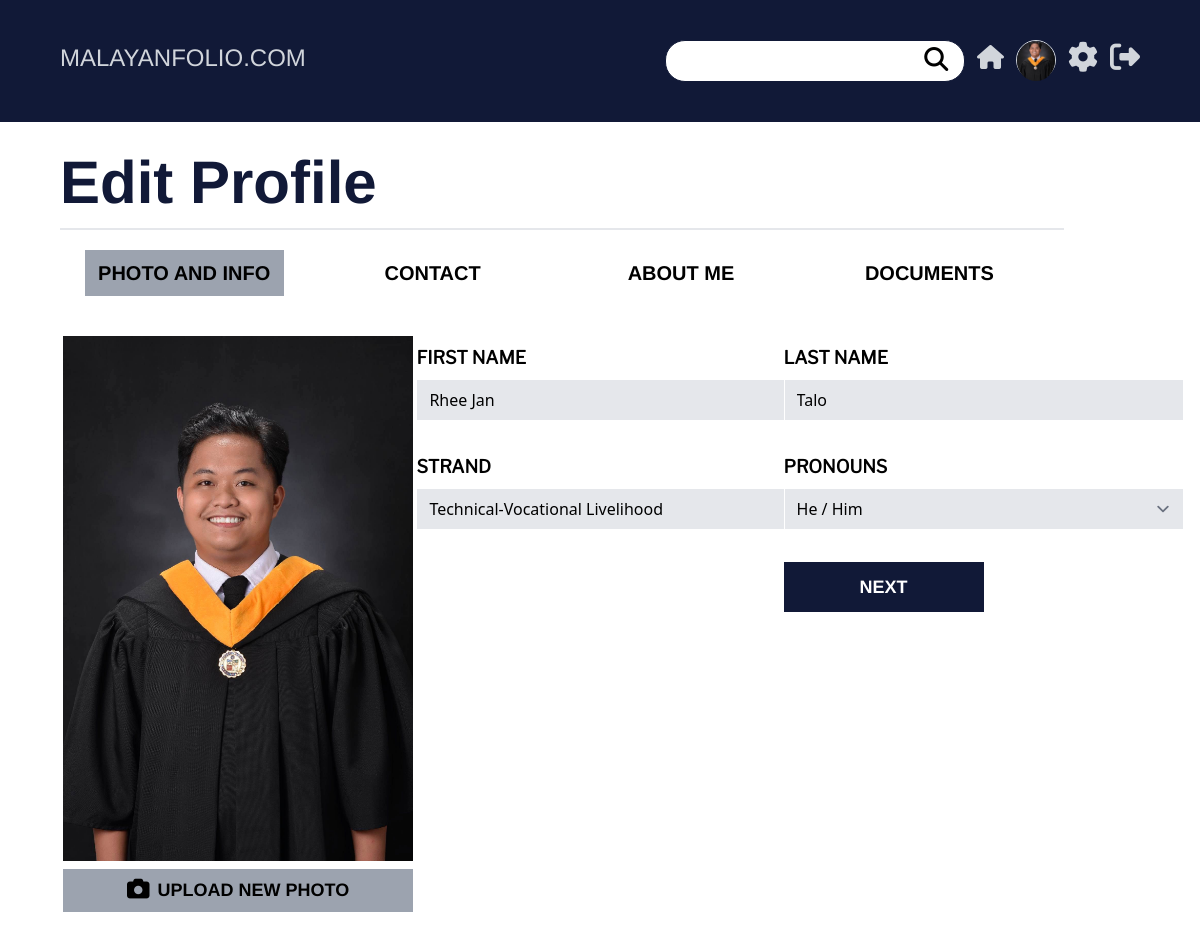
Screenshot of /profiles/edit_profile/profile-and-info (signed in) with the database file from the repository.
### profiles/models.py (models this page shows, shortened)
class UserProfile(models.Model):
    class Strands(models.TextChoices):
            STEM = "STEM", _("Science, Technology, Engineering, And Mathematics")
            ABM = "ABM", _("Accountancy, Business, and Management")
            HUMSS = "HUMSS",_("Humanities and Social Sciences")
            TVL = "TVL", _("Technical-Vocational Livelihood")
            ADT = "ADT",_("Arts and Design")
            ICT = "ICT", _("Information and Communications Technology")
    class Pronouns(models.TextChoices):
        F = "F", _("She / Her")
        M = "M", _("He / Him")
        T = "T",_("They / Them")
        AP = "AP", _("Any Pronouns")
        X = "X",_("Rather Not Say")
    user_id = models.ForeignKey(settings.AUTH_USER_MODEL, on_delete=models.CASCADE, db_constraint=False)
    fname = models.CharField(max_length=255, null=True, blank=True)
    lname = models.CharField(max_length=255, null=True, blank=True)
    strand = models.CharField(max_length=100, choices=Strands.choices, null=True, blank=True)
    pronouns = models.CharField(max_length=100, choices=Pronouns.choices, null=True, blank=True)
    pfp = models.ImageField(upload_to = 'images', null=True, blank=True)
    email = models.EmailField(max_length=120, null=True, blank=True)
    onedlink = models.URLField(max_length=200, null=True, blank=True)
    about = models.CharField(max_length=2550, null=True, blank=True)

### profiles/views.py (the view)
@login_required
def EditProfile(request):
    userProfile = UserProfile.objects.get(user_id = get_user_account(request))
    form = UserProfileForm(request.POST,request.FILES)
    context={
        'userProfile' : userProfile,
        'form':form
    }
    if request.method=="POST":
        save_profile(request, userProfile)
        messages.success(request, "Profile successfully Edited")
        return redirect('edit-profile-contact')
    return render(request, 'profile/edit_profile.html', context)

### profiles/forms.py
class UserProfileForm(forms.ModelForm):
    class Meta:
        model = UserProfile
        fields = (
            "fname",
            "lname",
            "strand",
            "pronouns",
            "pfp",
        )
    def __init__(self, *args, **kwargs):
        super().__init__(*args, **kwargs)
        self.fields["fname"].required = True
        self.fields["lname"].required = True
        self.fields["strand"].required = True
        self.fields["pronouns"].required = True
        self.fields["pfp"].required = True

### profiles/views.py (called while the page is built)
def get_user_account(request):
    return request.user.id

### templates/profile/edit_profile.html (shortened to what this page needs)
{% extends "base.html" %}
{% block content %}
{% load static %}
<div class="w-[90%] m-auto h-screen mt-4">
    <p class="ArimoBold text-[60px] text-[#111937]">Edit Profile</p>
    <hr class="border-[1px] w-[93%]">
    <div class="flex flex-row">
        <div class="w-[23%] py-5 text-center">
            <a href='{% url "edit-profile" %}'><div class="w-[80%] m-auto py-2 bg-gray-400 cursor-pointer">
                <span class="ArimoBold text-[20px]">PHOTO AND INFO</span>
            </div></a>
        </div>
        <div class="w-[23%] py-5 text-center">
            <a href='{% url "edit-profile-contact" %}'><div class="w-[80%] m-auto py-2 hover:bg-gray-400 cursor-pointer">
                <span class="ArimoBold text-[20px]">CONTACT</span>
            </div></a>
        </div>
        <div class="w-[23%] py-5 text-center">
            <a href='{% url "edit-profile-about-me" %}'><div class="w-[80%] m-auto py-2 hover:bg-gray-400 cursor-pointer">
                <span class="ArimoBold text-[20px]">ABOUT ME</span>
            </div></a>
        </div>
        <div class="w-[23%] py-5 text-center">
            <a href='{% url "edit-documents" %}'><div class="w-[80%] m-auto py-2 hover:bg-gray-400 cursor-pointer">
                <span class="ArimoBold text-[20px]">DOCUMENTS</span>
            </div></a>
        </div>
    </div>
<form method="POST" enctype="multipart/form-data">{% csrf_token %}
    <div class="flex flex-row mt-5">
        <div class="w-[33%] pb-10">
            <div class="flex-row flex justify-center">
                {% if userProfile.pfp %}
                <img src="{{ userProfile.pfp.url }}" class="w-[350px] " id="img_container">
                {% else %}
                <img src="{% static 'images/no-image.jpg' %}" class="w-[350px] " id="img_container">
                {% endif %}
            </div>
            <div class="flex-row flex justify-center mt-2">
                <label for="img_file" class="ArimoBold px-[64px] py-2 bg-gray-400 text-center cursor-pointer "><i class="fa-solid fa-camera fa-lg mr-2"></i>UPLOAD NEW PHOTO</label>
            </div>
        </div>
        <div class="w-[34%]">
            <div class="mt-2">
                <label><b>FIRST NAME </b></label><br>
                <input
                id="{{ form.fname.id_for_label }}"
                name="{{ form.fname.html_name }}"
                value="{{ userProfile.fname|default_if_none:'' }}"
                type="text" class="bg-gray-200 border-[1px] border-white w-[400px] mt-2" required>
            </div>
            <div class="mt-8">
                <label for="{{ form.strand.id_for_label }}"><b>STRAND</b></label><br>
                <select class="bg-gray-200 border-[1px] border-white w-[400px] mt-2"
                        id="{{ form.strand.id_for_label }}"
                        name="{{ form.strand.html_name }}" required>
                    <div class="border-2 border-red-500">
                        {% for code, name in form.strand.field.choices %}
                        <option value="{{ code }}"
                                {% if code == userProfile.strand %} selected {% endif %}>
                            {{ name }}
                        </option>
                        {% endfor %}
                    </div>
                </select>
            </div>
        </div>
        <div class="w-[33%]">
            <div  class="mt-2">
                <label><b>LAST NAME</b></label><br>
                <input
                    id="{{ form.lname.id_for_label }}"
                    name="{{ form.lname.html_name }}"
                    value="{{ userProfile.lname|default_if_none:'' }}"
                    type="text" class="bg-gray-200 border-[1px] border-white w-[400px] mt-2" required>
            </div>
            <div class="mt-8">
                <label><b>PRONOUNS</b></label><br>
                <select class="bg-gray-200 border-[1px] border-white w-[400px] mt-2"
                    id="{{ form.pronouns.id_for_label }}"
                    name="{{ form.pronouns.html_name }}" required>
                    <div class="border-2">
                        {% for code, name in form.pronouns.field.choices %}
                        <option value="{{ code }}"
                                {% if code == userProfile.pronouns %} selected {% endif %}>
                            {{ name }}
                        </option>
                        {% endfor %}
                    </div>
                </select>
            </div>
            <div class="mt-8">
                <button type="submit" class="w-[200px] h-[50px] bg-[#111937] text-white ArimoBold text-[18px] ">NEXT</button>
            </div>
        </div>
    </div>
</form>
</div>
{% endblock %}

### templates/partials/navbar.html (shortened to what this page needs)
{% block content %}
{% load static %}
<div class="bg-[#111937] py-[40px]">
    <div class="w-[90%] m-auto">
        <div class="flex flex-row ">
            <div class="text-gray-300">
                <span class="ArimoReg  text-[24px]">MALAYANFOLIO.COM</span>
            </div>
            <div class="ml-auto flex flex-row ArimoReg  text-[24px]">
                <div class="mr-3">
                    <form method="POST" action="{% url 'profile-search' %}"> {% csrf_token %}
                        <button type="submit" class="ml-[16.2rem] mt-[.15rem] absolute"><i class="fa-solid fa-magnifying-glass text-[#000] "></i></button>
                        <input type='text' name="search_value" class="pr-[40px] w-[300px] border-[1px] border-[#111937] rounded-[20px] focus:ring-[1px] focus:ring-[#6e87da] focus:border-[1px] focus:border-[#6e87da]">
                    </form>
                </div>
                <div class="mr-3">
                    <a href="{% url 'home' %}"><i class="fa-solid fa-house text-[#D1D5DB]" ></i></a>
                </div>
                <div class="border-[1px] rounded-[50px] border-[#D1D5DB] text-center h-[40px] w-[40px]">
                    {% if user.is_authenticated %}
                    <a href="{% url 'my-profile' %}">
                        {% if userProfile.pfp %}
                        <img src="{{ userProfile.pfp.url }}" class="profile-picture">
                        {% else %}
                        <img src="{% static 'images/default.png' %}" class="profile-picture">
                        {% endif %}
                    </a>
                    {% endif %}
                </div>
                <div class="ml-3 ">
                    <a href="{% url 'edit-profile' %}"><i class="fa-solid fa-cog text-[#D1D5DB] fa-lg" aria-hidden="true"></i></a>
                </div>
                {% if user.is_authenticated %}
                <div class="ml-3 ">
                    <button><i class="fa-solid fa-right-from-bracket text-[#D1D5DB] fa-lg" onclick="OpenModal()"></i></button>
                </div>
                {% endif %}
            </div>
        </div>
    </div>
</div>
{% endblock %}

### rows the page displays
UserProfile: pfp (picture), fname "Rhee Jan", strand "Technical-Vocational Livelihood", lname "Talo", pronouns "He / Him"
